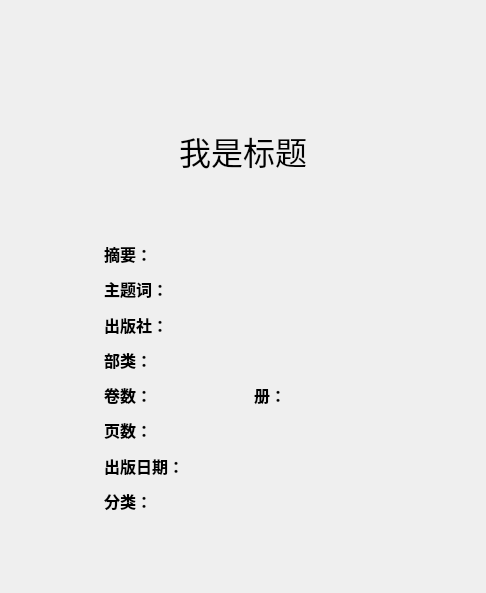
<?xml version="1.0" encoding="UTF-8"?>
<ui version="4.0">
 <class>HistroyInfoView</class>
 <widget class="QWidget" name="HistroyInfoView">
  <property name="geometry">
   <rect>
    <x>0</x>
    <y>0</y>
    <width>486</width>
    <height>593</height>
   </rect>
  </property>
  <property name="minimumSize">
   <size>
    <width>48</width>
    <height>48</height>
   </size>
  </property>
  <property name="windowTitle">
   <string>Form</string>
  </property>
  <property name="autoFillBackground">
   <bool>false</bool>
  </property>
  <layout class="QVBoxLayout" name="verticalLayout_4" stretch="1,4,1,12,2">
   <item>
    <spacer name="verticalSpacer_2">
     <property name="orientation">
      <enum>Qt::Vertical</enum>
     </property>
     <property name="sizeHint" stdset="0">
      <size>
       <width>18</width>
       <height>6</height>
      </size>
     </property>
    </spacer>
   </item>
   <item>
    <layout class="QHBoxLayout" name="horizontalLayout_14" stretch="8,1,2">
     <item>
      <spacer name="horizontalSpacer">
       <property name="orientation">
        <enum>Qt::Horizontal</enum>
       </property>
       <property name="sizeHint" stdset="0">
        <size>
         <width>40</width>
         <height>20</height>
        </size>
       </property>
      </spacer>
     </item>
     <item>
      <layout class="QHBoxLayout" name="horizontalLayout">
       <item>
        <widget class="QPushButton" name="btn_home">
         <property name="minimumSize">
          <size>
           <width>32</width>
           <height>32</height>
          </size>
         </property>
         <property name="cursor">
          <cursorShape>PointingHandCursor</cursorShape>
         </property>
         <property name="text">
          <string/>
         </property>
         <property name="icon">
          <iconset>
           <normalon>:/PIC/home.png</normalon>
          </iconset>
         </property>
         <property name="iconSize">
          <size>
           <width>32</width>
           <height>32</height>
          </size>
         </property>
         <property name="autoDefault">
          <bool>false</bool>
         </property>
         <property name="flat">
          <bool>true</bool>
         </property>
        </widget>
       </item>
       <item>
        <widget class="QPushButton" name="btn_goback">
         <property name="minimumSize">
          <size>
           <width>32</width>
           <height>32</height>
          </size>
         </property>
         <property name="cursor">
          <cursorShape>PointingHandCursor</cursorShape>
         </property>
         <property name="text">
          <string/>
         </property>
         <property name="icon">
          <iconset>
           <normalon>:/PIC/goback.png</normalon>
          </iconset>
         </property>
         <property name="iconSize">
          <size>
           <width>32</width>
           <height>32</height>
          </size>
         </property>
         <property name="flat">
          <bool>true</bool>
         </property>
        </widget>
       </item>
       <item>
        <widget class="QPushButton" name="btn_pdfRead">
         <property name="minimumSize">
          <size>
           <width>32</width>
           <height>32</height>
          </size>
         </property>
         <property name="cursor">
          <cursorShape>PointingHandCursor</cursorShape>
         </property>
         <property name="text">
          <string/>
         </property>
         <property name="icon">
          <iconset>
           <normalon>:/PIC/READPDF.png</normalon>
          </iconset>
         </property>
         <property name="iconSize">
          <size>
           <width>32</width>
           <height>32</height>
          </size>
         </property>
         <property name="autoDefault">
          <bool>false</bool>
         </property>
         <property name="flat">
          <bool>true</bool>
         </property>
        </widget>
       </item>
       <item>
        <widget class="QPushButton" name="btn_pdfDownload">
         <property name="minimumSize">
          <size>
           <width>32</width>
           <height>32</height>
          </size>
         </property>
         <property name="cursor">
          <cursorShape>PointingHandCursor</cursorShape>
         </property>
         <property name="text">
          <string/>
         </property>
         <property name="icon">
          <iconset>
           <normalon>:/PIC/PDF下载.png</normalon>
          </iconset>
         </property>
         <property name="iconSize">
          <size>
           <width>32</width>
           <height>32</height>
          </size>
         </property>
         <property name="autoDefault">
          <bool>false</bool>
         </property>
         <property name="flat">
          <bool>true</bool>
         </property>
        </widget>
       </item>
      </layout>
     </item>
     <item>
      <spacer name="horizontalSpacer_2">
       <property name="orientation">
        <enum>Qt::Horizontal</enum>
       </property>
       <property name="sizeHint" stdset="0">
        <size>
         <width>40</width>
         <height>20</height>
        </size>
       </property>
      </spacer>
     </item>
    </layout>
   </item>
   <item>
    <spacer name="verticalSpacer_3">
     <property name="orientation">
      <enum>Qt::Vertical</enum>
     </property>
     <property name="sizeHint" stdset="0">
      <size>
       <width>20</width>
       <height>28</height>
      </size>
     </property>
    </spacer>
   </item>
   <item>
    <layout class="QHBoxLayout" name="horizontalLayout_15" stretch="2,6,2">
     <item>
      <spacer name="horizontalSpacer_3">
       <property name="orientation">
        <enum>Qt::Horizontal</enum>
       </property>
       <property name="sizeHint" stdset="0">
        <size>
         <width>40</width>
         <height>20</height>
        </size>
       </property>
      </spacer>
     </item>
     <item>
      <layout class="QVBoxLayout" name="verticalLayout_3" stretch="2,1,8">
       <item>
        <widget class="QLabel" name="label_Title">
         <property name="font">
          <font>
           <family>Arial Black</family>
           <pointsize>24</pointsize>
          </font>
         </property>
         <property name="text">
          <string>我是标题</string>
         </property>
         <property name="alignment">
          <set>Qt::AlignCenter</set>
         </property>
        </widget>
       </item>
       <item>
        <layout class="QVBoxLayout" name="verticalLayout" stretch="2,2,3">
         <item>
          <widget class="QLabel" name="label_Author">
           <property name="font">
            <font>
             <pointsize>12</pointsize>
            </font>
           </property>
           <property name="styleSheet">
            <string notr="true">color: rgb(0, 170, 255);</string>
           </property>
           <property name="text">
            <string/>
           </property>
           <property name="alignment">
            <set>Qt::AlignCenter</set>
           </property>
          </widget>
         </item>
         <item>
          <widget class="QLabel" name="label_SeriesName">
           <property name="font">
            <font>
             <pointsize>12</pointsize>
            </font>
           </property>
           <property name="styleSheet">
            <string notr="true">color: rgb(0, 170, 255);</string>
           </property>
           <property name="text">
            <string/>
           </property>
           <property name="alignment">
            <set>Qt::AlignCenter</set>
           </property>
          </widget>
         </item>
         <item>
          <spacer name="verticalSpacer_4">
           <property name="orientation">
            <enum>Qt::Vertical</enum>
           </property>
           <property name="sizeHint" stdset="0">
            <size>
             <width>20</width>
             <height>40</height>
            </size>
           </property>
          </spacer>
         </item>
        </layout>
       </item>
       <item>
        <layout class="QVBoxLayout" name="verticalLayout_2">
         <item>
          <layout class="QHBoxLayout" name="horizontalLayout_2" stretch="1,10">
           <item>
            <widget class="QLabel" name="label">
             <property name="font">
              <font>
               <family>Arial Black</family>
               <pointsize>12</pointsize>
               <weight>75</weight>
               <bold>true</bold>
              </font>
             </property>
             <property name="text">
              <string>摘要：</string>
             </property>
            </widget>
           </item>
           <item>
            <widget class="QLabel" name="label_Summary">
             <property name="font">
              <font>
               <pointsize>12</pointsize>
              </font>
             </property>
             <property name="text">
              <string/>
             </property>
             <property name="wordWrap">
              <bool>true</bool>
             </property>
            </widget>
           </item>
          </layout>
         </item>
         <item>
          <layout class="QHBoxLayout" name="horizontalLayout_3" stretch="1,10">
           <item>
            <widget class="QLabel" name="label_2">
             <property name="font">
              <font>
               <family>Arial Black</family>
               <pointsize>12</pointsize>
               <weight>75</weight>
               <bold>true</bold>
              </font>
             </property>
             <property name="text">
              <string>主题词：</string>
             </property>
            </widget>
           </item>
           <item>
            <widget class="QLabel" name="label_Keyword">
             <property name="font">
              <font>
               <pointsize>12</pointsize>
              </font>
             </property>
             <property name="text">
              <string/>
             </property>
            </widget>
           </item>
          </layout>
         </item>
         <item>
          <layout class="QHBoxLayout" name="horizontalLayout_4" stretch="1,10">
           <item>
            <widget class="QLabel" name="label_3">
             <property name="font">
              <font>
               <family>Arial Black</family>
               <pointsize>12</pointsize>
               <weight>75</weight>
               <bold>true</bold>
              </font>
             </property>
             <property name="text">
              <string>出版社：</string>
             </property>
            </widget>
           </item>
           <item>
            <widget class="QLabel" name="label_Press">
             <property name="font">
              <font>
               <pointsize>12</pointsize>
              </font>
             </property>
             <property name="text">
              <string/>
             </property>
            </widget>
           </item>
          </layout>
         </item>
         <item>
          <layout class="QHBoxLayout" name="horizontalLayout_5" stretch="1,10">
           <item>
            <widget class="QLabel" name="label_4">
             <property name="font">
              <font>
               <family>Arial Black</family>
               <pointsize>12</pointsize>
               <weight>75</weight>
               <bold>true</bold>
              </font>
             </property>
             <property name="text">
              <string>部类：</string>
             </property>
            </widget>
           </item>
           <item>
            <widget class="QLabel" name="label_Category">
             <property name="font">
              <font>
               <pointsize>12</pointsize>
              </font>
             </property>
             <property name="text">
              <string/>
             </property>
            </widget>
           </item>
          </layout>
         </item>
         <item>
          <layout class="QHBoxLayout" name="horizontalLayout_6" stretch="1,10,1,10">
           <item>
            <widget class="QLabel" name="label_">
             <property name="font">
              <font>
               <family>Arial Black</family>
               <pointsize>12</pointsize>
               <weight>75</weight>
               <bold>true</bold>
              </font>
             </property>
             <property name="text">
              <string>卷数：</string>
             </property>
            </widget>
           </item>
           <item>
            <widget class="QLabel" name="label_Volume">
             <property name="font">
              <font>
               <pointsize>12</pointsize>
              </font>
             </property>
             <property name="text">
              <string/>
             </property>
            </widget>
           </item>
           <item>
            <widget class="QLabel" name="label_5">
             <property name="font">
              <font>
               <pointsize>12</pointsize>
               <weight>75</weight>
               <bold>true</bold>
              </font>
             </property>
             <property name="text">
              <string>册：</string>
             </property>
            </widget>
           </item>
           <item>
            <widget class="QLabel" name="label_Ce">
             <property name="text">
              <string/>
             </property>
            </widget>
           </item>
          </layout>
         </item>
         <item>
          <layout class="QHBoxLayout" name="horizontalLayout_7" stretch="1,10">
           <item>
            <widget class="QLabel" name="label_6">
             <property name="font">
              <font>
               <family>Arial Black</family>
               <pointsize>12</pointsize>
               <weight>75</weight>
               <bold>true</bold>
              </font>
             </property>
             <property name="text">
              <string>页数：</string>
             </property>
            </widget>
           </item>
           <item>
            <widget class="QLabel" name="label_Pages">
             <property name="font">
              <font>
               <pointsize>12</pointsize>
              </font>
             </property>
             <property name="text">
              <string/>
             </property>
            </widget>
           </item>
          </layout>
         </item>
         <item>
          <layout class="QHBoxLayout" name="horizontalLayout_8" stretch="1,10">
           <item>
            <widget class="QLabel" name="label_11">
             <property name="font">
              <font>
               <family>Arial Black</family>
               <pointsize>12</pointsize>
               <weight>75</weight>
               <bold>true</bold>
              </font>
             </property>
             <property name="text">
              <string>出版日期：</string>
             </property>
            </widget>
           </item>
           <item>
            <widget class="QLabel" name="label_PubDate">
             <property name="font">
              <font>
               <pointsize>12</pointsize>
              </font>
             </property>
             <property name="text">
              <string/>
             </property>
            </widget>
           </item>
          </layout>
         </item>
         <item>
          <layout class="QHBoxLayout" name="horizontalLayout_13" stretch="1,10">
           <item>
            <widget class="QLabel" name="label_12">
             <property name="font">
              <font>
               <family>Arial Black</family>
               <pointsize>12</pointsize>
               <weight>75</weight>
               <bold>true</bold>
              </font>
             </property>
             <property name="text">
              <string>分类：</string>
             </property>
            </widget>
           </item>
           <item>
            <widget class="QLabel" name="label_FL">
             <property name="font">
              <font>
               <pointsize>12</pointsize>
              </font>
             </property>
             <property name="text">
              <string/>
             </property>
            </widget>
           </item>
          </layout>
         </item>
        </layout>
       </item>
      </layout>
     </item>
     <item>
      <spacer name="horizontalSpacer_4">
       <property name="orientation">
        <enum>Qt::Horizontal</enum>
       </property>
       <property name="sizeHint" stdset="0">
        <size>
         <width>40</width>
         <height>20</height>
        </size>
       </property>
      </spacer>
     </item>
    </layout>
   </item>
   <item>
    <spacer name="verticalSpacer">
     <property name="orientation">
      <enum>Qt::Vertical</enum>
     </property>
     <property name="sizeHint" stdset="0">
      <size>
       <width>20</width>
       <height>28</height>
      </size>
     </property>
    </spacer>
   </item>
  </layout>
 </widget>
 <resources>
  <include location="../RES/img.qrc"/>
 </resources>
 <connections/>
</ui>
